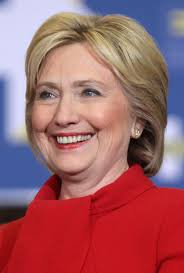
#> input picture Hillary.jpg, 184 x 273 px
$ python detectFacesAndEyes.py --input Hillary.jpg
#> lines starting #> are read from the running program, lines starting #| are printed output that depends on the picture; after the words box and inside, x2 and y2 are one past the last pixel; in counts of white or black regions, pixels touching at a corner belong together
import cv2
import argparse
import sys
import os

def main():
    # 1. Initialize Argument Parser
    parser = argparse.ArgumentParser(description="CLI Face and Eye Detection Tool")
    parser.add_argument("--input", required=True, help="Path to the input image")
    parser.add_argument("--output", default="detected_output.jpg", help="Path to save the result")
    args = parser.parse_args()

    # 2. Use robust paths for Cascades
    # Using cv2.data.haarcascades ensures it works on the evaluator's machine
    face_cascade_path = cv2.data.haarcascades + 'haarcascade_frontalface_default.xml'
    eye_cascade_path = cv2.data.haarcascades + 'haarcascade_eye.xml'

    face_classifier = cv2.CascadeClassifier(face_cascade_path)
    eye_classifier = cv2.CascadeClassifier(eye_cascade_path)

    # 3. Load the image from CLI argument
    if not os.path.exists(args.input):
        print(f"Error: Input file '{args.input}' not found.")
        sys.exit(1)

    image = cv2.imread(args.input)
#> image is the input picture: shape (273, 184, 3); mean B, G, R 104.2, 98.1, 159.7
    if image is None:
        print("Error: Could not open or read the image.")
        sys.exit(1)

    gray = cv2.cvtColor(image, cv2.COLOR_BGR2GRAY)
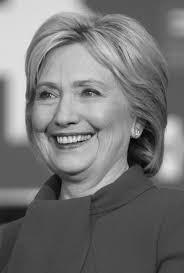
#> gray: shape (273, 184); min 3, max 237, mean 117.2

    # 4. Detection Logic
    faces = face_classifier.detectMultiScale(gray, 1.3, 5)
#> faces = [[11, 49, 117, 117]]

    if len(faces) > 0:
        print(f"Found {len(faces)} face(s). Processing...")
#> (printed output is left out)
        for (x, y, w, h) in faces:
            # Draw Face Rectangle
            cv2.rectangle(image, (x, y), (x+w, y+h), (0, 0, 0), 3)

            # Crop for eye detection
            roi_gray = gray[y:y+h, x:x+w]
            roi_color = image[y:y+h, x:x+w]

            eyes = eye_classifier.detectMultiScale(roi_gray)
            for (ex, ey, ew, eh) in eyes:
                # Draw Eye Rectangle
                cv2.rectangle(roi_color, (ex, ey), (ex+ew, ey+eh), (0, 255, 0), 2)
#> this loop made 1 pass
#> (x, y, w, h, eyes) on pass 1: (11, 49, 117, 117, [[61, 30, 28, 28], [21, 31, 29, 29]])
#> pass 1, in main, `roi_gray = gray[y:y+h, x:x+w]`:
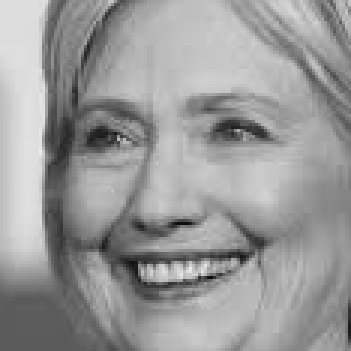
#> roi_gray: shape (117, 117) (shown 3 times larger); min 13, max 237, mean 153.6
#> pass 1, in main, `roi_color = image[y:y+h, x:x+w]`:
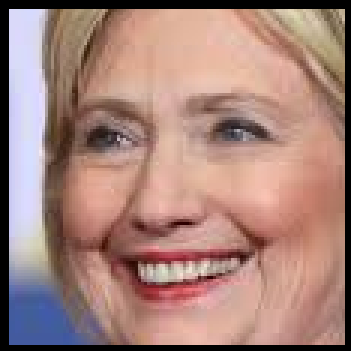
#> roi_color: shape (117, 117, 3) (shown 3 times larger); mean B, G, R 122.7, 130.9, 166
#> after the loop:
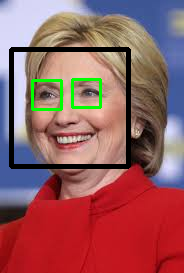
#> image: shape (273, 184, 3); 5.98% of pixels changed, all inside (x1, y1, x2, y2) = (9, 47, 131, 169)
#> after the loop:
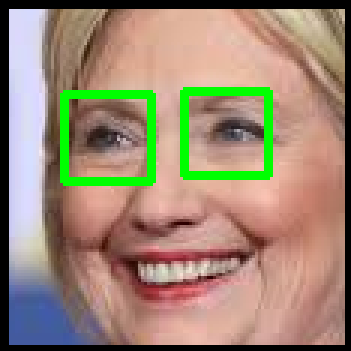
#> roi_color: shape (117, 117, 3) (shown 3 times larger); 4.94% of pixels changed, all inside (x1, y1, x2, y2) = (20, 29, 91, 62)

        # 5. SAVE the image instead of showing it
        cv2.imwrite(args.output, image)
        print(f"Success! Output saved to: {args.output}")
    else:
        print("No faces detected in the provided image.")

if __name__ == "__main__":
    main()

$ run again, on children.jpg
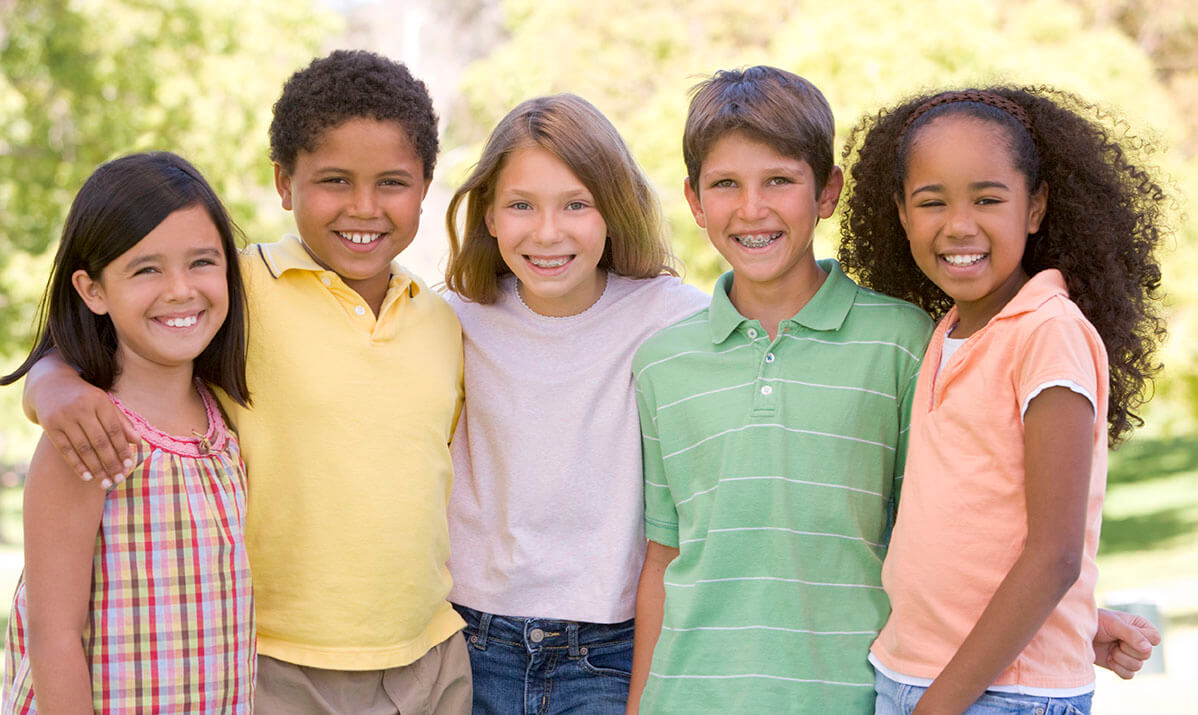
#> input picture children.jpg, 1198 x 715 px
#> in main, image is the input picture: shape (715, 1198, 3); mean B, G, R 139.4, 166.9, 186.6
#> in main, `gray = cv2.cvtColor(image, cv2.COLOR_BGR2GRAY)`:
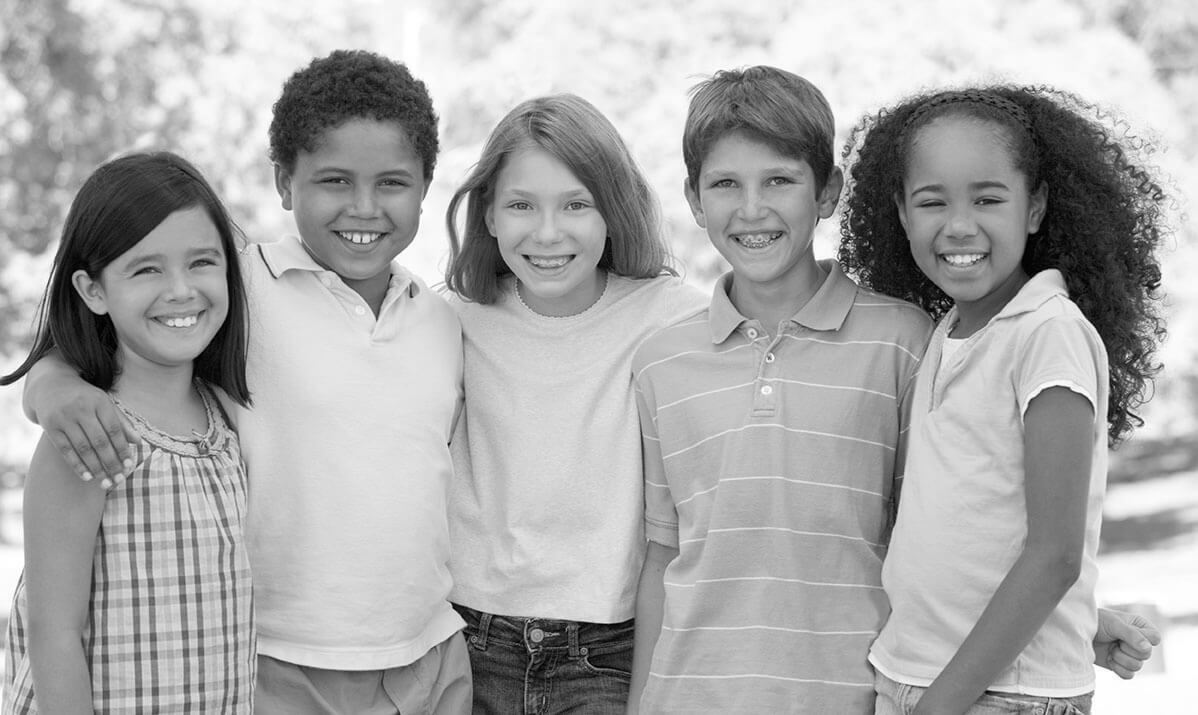
#> gray: shape (715, 1198); min 0, max 255, mean 169.7
#> faces = [[284, 119, 158, 158], [681, 133, 134, 134], [481, 158, 130, 130], [881, 136, 155, 155], [110, 215, 134, 134]]
#> (printed output is left out)
#> the loop in main, `for (x, y, w, h) in faces:` made 5 passes
#> (x, y, w, h, eyes) on passes 1 to 5: (284, 119, 158, 158, [[31, 42, 39, 39], [87, 46, 36, 36]]), (681, 133, 134, 134, [[76, 30, 37, 37], [25, 33, 37, 37], [87, 90, 22, 22]]), (481, 158, 130, 130, [[76, 32, 32, 32], [20, 28, 40, 40]]), (881, 136, 155, 155, [[86, 50, 32, 32]]), (110, 215, 134, 134, [[20, 43, 28, 28], [66, 24, 45, 45]])
#> after the loop in main, `for (x, y, w, h) in faces:`:
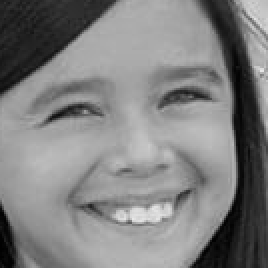
#> roi_gray: shape (134, 134) (shown 2 times larger); min 1, max 232, mean 128

$ run again, on narcos.jpg
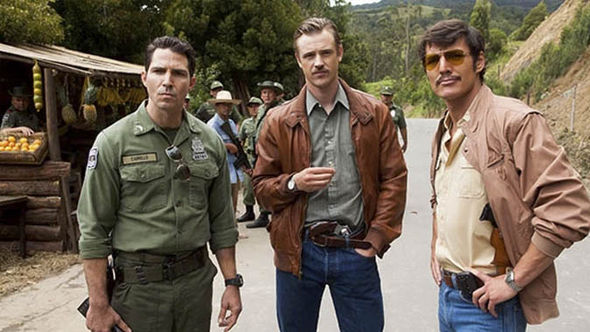
#> input picture narcos.jpg, 590 x 332 px
#> in main, image is the input picture: shape (332, 590, 3); mean B, G, R 83.7, 98.7, 110.5
#> in main, `gray = cv2.cvtColor(image, cv2.COLOR_BGR2GRAY)`:
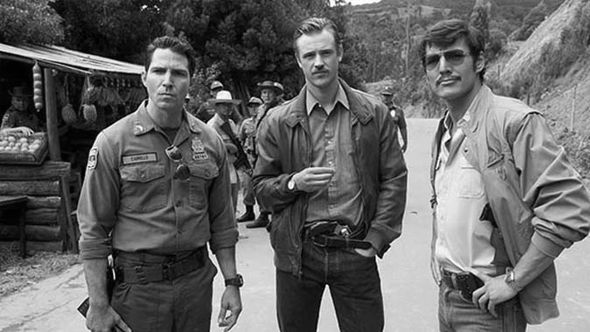
#> gray: shape (332, 590); min 0, max 255, mean 100.5
#> faces = [[292, 34, 55, 55], [141, 50, 56, 56], [414, 33, 66, 66]]
#> (printed output is left out)
#> the loop in main, `for (x, y, w, h) in faces:` made 3 passes
#> after the loop in main, `for (x, y, w, h) in faces:`:
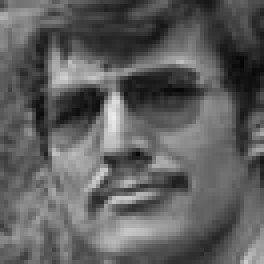
#> roi_gray: shape (66, 66) (shown 4 times larger); min 6, max 236, mean 94.9

$ run again, on svalley.jpg
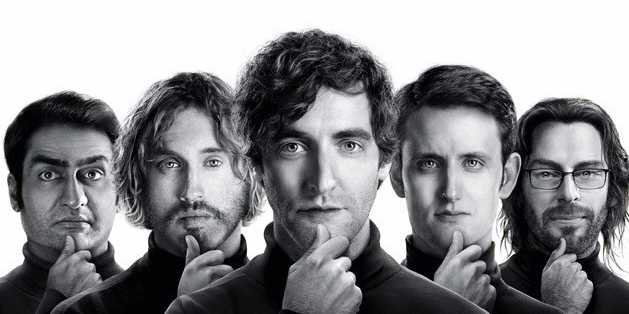
#> input picture svalley.jpg, 629 x 314 px
#> in main, image is the input picture: shape (314, 629, 3); mean B, G, R 143.5, 140.6, 141
#> faces = [[392, 118, 121, 121], [131, 117, 123, 123], [515, 132, 103, 103], [12, 127, 119, 119], [251, 86, 147, 147]]
#> (printed output is left out)
#> the loop in main, `for (x, y, w, h) in faces:` made 5 passes
#> (x, y, w, h, eyes) on passes 1, 2, 4, 5: (392, 118, 121, 121, [[61, 27, 34, 34], [22, 34, 26, 26]]), (131, 117, 123, 123, [[66, 31, 28, 28], [23, 33, 28, 28], [34, 34, 26, 26]]), (12, 127, 119, 119, [[17, 30, 35, 35], [60, 29, 36, 36]]), (251, 86, 147, 147, [[81, 42, 35, 35], [24, 42, 36, 36]])
#> pass 1, in main, `roi_color = image[y:y+h, x:x+w]`:
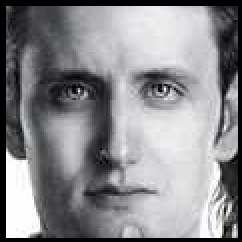
#> roi_color: shape (121, 121, 3) (shown 2 times larger); mean B, G, R 141.3, 137.8, 138.3
#> after the loop in main, `for (x, y, w, h) in faces:`:
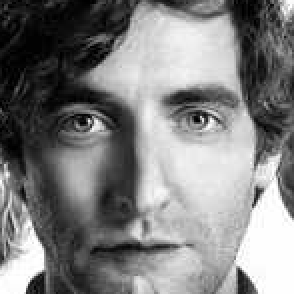
#> roi_gray: shape (147, 147) (shown 2 times larger); min 0, max 255, mean 127.7
